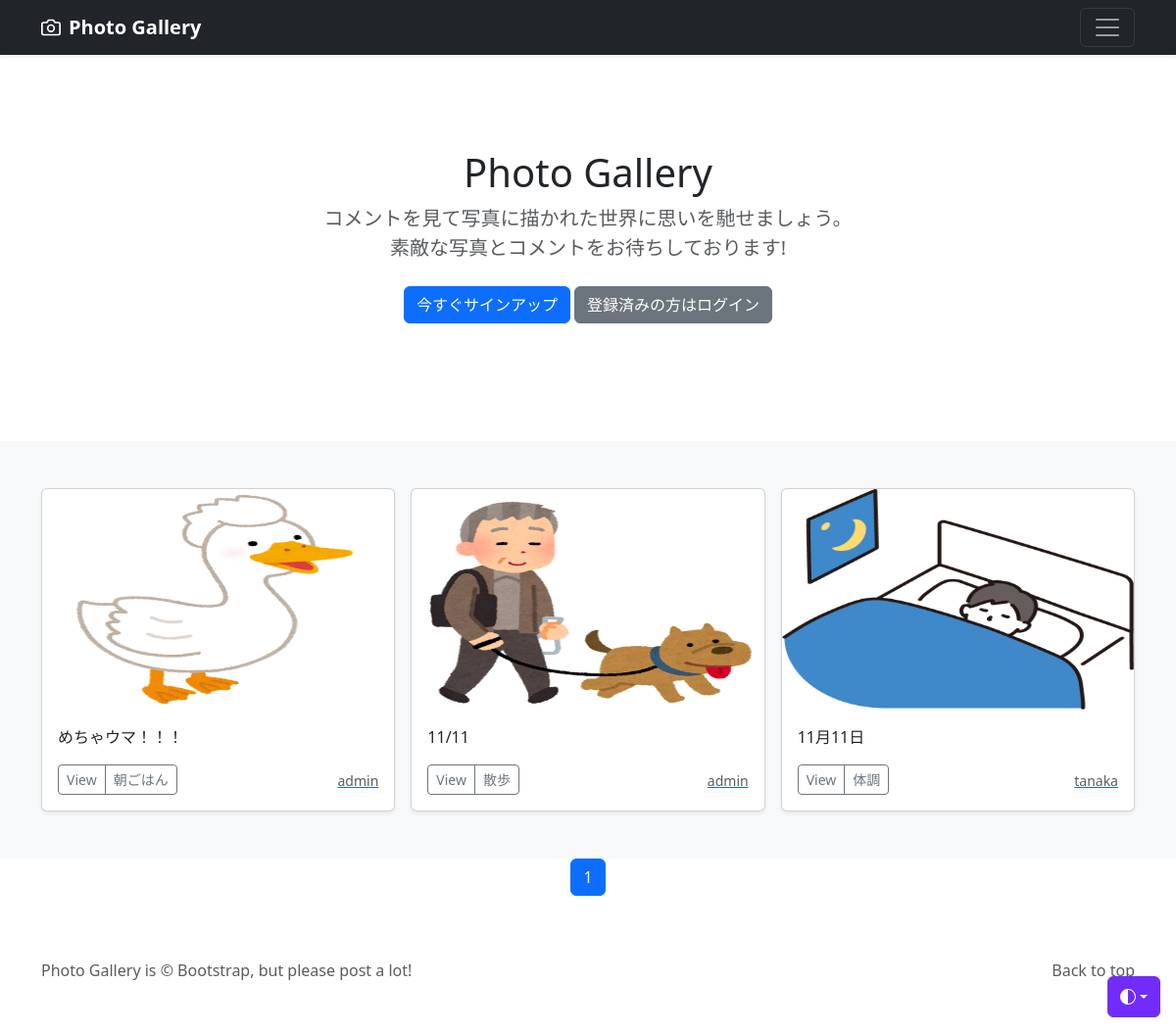
The page / on the database its author committed.
### photo/models.py (models this page shows, shortened)
class PhotoPost(models.Model):
    user = models.ForeignKey(
        CustomUser,
        verbose_name='ユーザー',
        on_delete=models.CASCADE
    )
    category=models.ForeignKey(
        Category,
        verbose_name='カテゴリ',
        on_delete=models.PROTECT
    )
    title = models.CharField(
        verbose_name='タイトル',
        max_length=200
    )
    comment = models.TextField(
        verbose_name='コメント',
    )
    image1 = models.ImageField(
        verbose_name='イメージ1',
        upload_to ='photos'
    )
    image2 = models.ImageField(
        verbose_name='イメージ2',
        upload_to = 'photos',
        blank=True,
        null=True
    )
    posted_at = models.DateTimeField(
        verbose_name='投稿日時',
        auto_now_add=True
    )

class Category(models.Model):
    title = models.CharField(
        verbose_name='カテゴリ',
        max_length=20)

### accounts/models.py (models this page shows)
class CustomUser(AbstractUser):
    pass

### photo/views.py (the view)
# urls.py: path('', views.IndexView.as_view(), name='index'),
class IndexView(ListView):
    template_name = 'index.html'
    queryset = PhotoPost.objects.order_by('-posted_at')
    paginate_by = 9

### photo/templates/index.html (shortened to what this page needs)
{% extends 'base.html' %}
      {% block contents %}
      {% include "photos_title.html" %}
      {% include "photos_list.html" %}
      {% include "pagination.html" %}
      {% endblock %}

### photo/templates/photos_list.html (shortened to what this page needs)
  <div class="album py-5 bg-body-tertiary">
    <div class="container">
      <div class="row row-cols-1 row-cols-sm-2 row-cols-md-3 g-3">
        {% for record in object_list %}
        <div class="col">
          <div class="card shadow-sm">
            <img src="{{ record.image1.url }}"
                 class="bd-placeholder-img card-img-top"
                 width="100%" height="225"
                 xmlns="http://www.w3.org/2000/svg"
                 role="img" aria-label="Placeholder: Thumbnail"
                 preserveAspectRatio="xMidYMid slice"
                 focusable="false"><title>Placeholder</title>
                 <rect width="100%" height="100%" fill="#55595c"/>
            <div class="card-body">
              <p class="card-text">{{record.title}}</p>
              <div class="d-flex justify-content-between align-items-center">
                <div class="btn-group">
                  <button type="button" class="btn btn-sm btn-outline-secondary"onclick="location.href='{% url 'photo:photo_detail' record.pk %}'">View</button>
                  <button type="button" class="btn btn-sm btn-outline-secondary"onclick="location.href='{% url 'photo:photos_cat' category=record.category.id %}'">{{record.category.title}}</button>
                </div>
                <a href="{% url 'photo:user_list' user=record.user.id %}">
                  <small class = "text-muted">
                    {{record.user.username}}</small>
                </a>
              </div>
            </div>
          </div>
        </div>
        {% endfor %}
      </div>
    </div>
  </div>

### photo/templates/base.html (style rules this page uses)
.bd-placeholder-img { font-size: 1.125rem; text-anchor: middle; -webkit-user-select: none; -moz-user-select: none; user-select: none; }

### rows shown on the page
PhotoPost: image1 (picture), title "めちゃウマ！！！", category "朝ごはん", user.username "admin"
PhotoPost: image1 (picture), title "11/11", category "散歩", user.username "admin"
PhotoPost: image1 (picture), title "11月11日", category "体調", user.username "tanaka"

### other values the page prints
{{ num }} "1"
